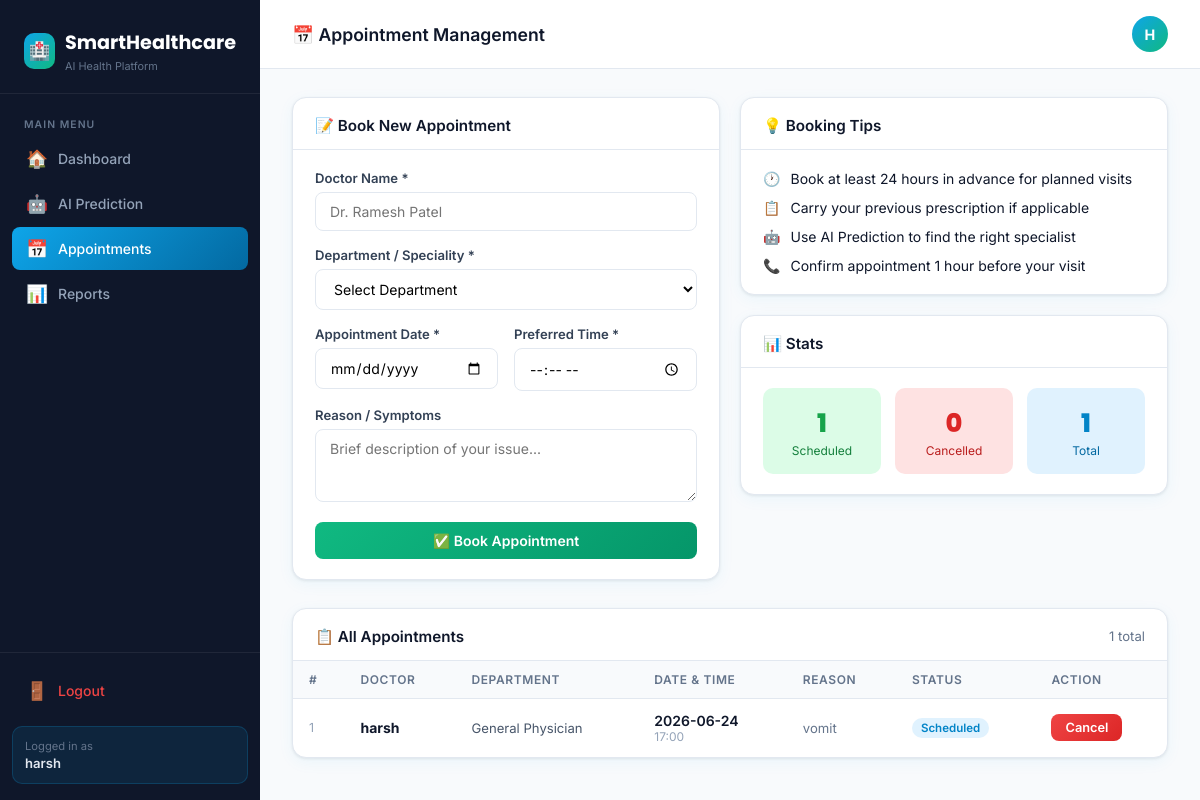
/appointment (signed in), run on the app's committed database.
### app.py (models this page shows)
class Appointment(db.Model):
    id          = db.Column(db.Integer, primary_key=True)
    user_id     = db.Column(db.Integer, db.ForeignKey('user.id'))
    doctor_name = db.Column(db.String(100))
    department  = db.Column(db.String(100))
    date        = db.Column(db.String(20))
    time        = db.Column(db.String(20))
    reason      = db.Column(db.String(300))
    status      = db.Column(db.String(20), default='Scheduled')
    created_at  = db.Column(db.DateTime, default=datetime.utcnow)

### app.py (the view, shortened to what this page needs)
@app.route('/appointment', methods=['GET','POST'])
@login_required
def appointment():
    apts = Appointment.query.filter_by(user_id=session['user_id']).order_by(Appointment.created_at.desc()).all()
    return render_template('appointment.html', appointments=apts)

### app.py (called while the page is built)
def login_required(f):
    from functools import wraps
    @wraps(f)
    def decorated(*args, **kwargs):
        if 'user_id' not in session:
            flash('Please login first.', 'warning')
            return redirect(url_for('login'))
        return f(*args, **kwargs)
    return decorated

### templates/appointment.html (shortened to what this page needs)
<!DOCTYPE html>
<html lang="en">
<head>
<link rel="stylesheet" href="{{ url_for('static', filename='css/style.css') }}">
</head>
<body>
<div class="layout">
  {% include '_sidebar.html' %}
  <div class="main-content">
    <div class="topbar">
      <div class="topbar-title">📅 Appointment Management</div>
      <div class="topbar-right">
        <div class="user-avatar">{{ session.user_name[0].upper() }}</div>
      </div>
    </div>
    <div class="page-content">
      <div class="grid-2">
        <div class="card">
          <div class="card-header">
            <span class="card-title">📝 Book New Appointment</span>
          </div>
          <div class="card-body">
            <form method="POST">
              <div class="form-group">
                <label class="form-label">Doctor Name *</label>
                <input type="text" name="doctor_name" class="form-control" placeholder="Dr. Ramesh Patel" required>
              </div>
              <div class="form-group">
                <label class="form-label">Department / Speciality *</label>
                <select name="department" class="form-control" required>
                  <option value="">Select Department</option>
                </select>
              </div>
              <div class="form-row">
                <div class="form-group">
                  <label class="form-label">Appointment Date *</label>
                  <input type="date" name="date" class="form-control" required>
                </div>
                <div class="form-group">
                  <label class="form-label">Preferred Time *</label>
                  <input type="time" name="time" class="form-control" required>
                </div>
              </div>
              <div class="form-group">
                <label class="form-label">Reason / Symptoms</label>
                <textarea name="reason" class="form-control" rows="3" placeholder="Brief description of your issue..."></textarea>
              </div>
              <button type="submit" class="btn btn-success btn-block">
                ✅ Book Appointment
              </button>
            </form>
          </div>
        </div>
        <div>
          <div class="card mb-3">
            <div class="card-header"><span class="card-title">💡 Booking Tips</span></div>
            <div class="card-body">
              <ul style="list-style:none;display:flex;flex-direction:column;gap:12px">
                <li style="display:flex;gap:10px;font-size:.875rem">
                  <span>🕐</span> Book at least 24 hours in advance for planned visits
                </li>
                <li style="display:flex;gap:10px;font-size:.875rem">
                  <span>📋</span> Carry your previous prescription if applicable
                </li>
                <li style="display:flex;gap:10px;font-size:.875rem">
                  <span>🤖</span> Use AI Prediction to find the right specialist
                </li>
                <li style="display:flex;gap:10px;font-size:.875rem">
                  <span>📞</span> Confirm appointment 1 hour before your visit
                </li>
              </ul>
            </div>
          </div>
          <div class="card">
            <div class="card-header"><span class="card-title">📊 Stats</span></div>
            <div class="card-body">
              {% set sched = appointments|selectattr('status','equalto','Scheduled')|list|length %}
              {% set canc  = appointments|selectattr('status','equalto','Cancelled')|list|length %}
              <div style="display:flex;gap:14px;flex-wrap:wrap">
                <div style="flex:1;background:#dcfce7;border-radius:10px;padding:16px;text-align:center">
                  <div style="font-size:1.6rem;font-weight:800;color:#16a34a;font-family:Poppins">{{ sched }}</div>
                  <div style="font-size:.75rem;color:#15803d">Scheduled</div>
                </div>
                <div style="flex:1;background:#fee2e2;border-radius:10px;padding:16px;text-align:center">
                  <div style="font-size:1.6rem;font-weight:800;color:#dc2626;font-family:Poppins">{{ canc }}</div>
                  <div style="font-size:.75rem;color:#b91c1c">Cancelled</div>
                </div>
                <div style="flex:1;background:#e0f2fe;border-radius:10px;padding:16px;text-align:center">
                  <div style="font-size:1.6rem;font-weight:800;color:#0284c7;font-family:Poppins">{{ appointments|length }}</div>
                  <div style="font-size:.75rem;color:#0369a1">Total</div>
                </div>
              </div>
            </div>
          </div>
        </div>
      </div>
      <div class="card mt-4">
        <div class="card-header">
          <span class="card-title">📋 All Appointments</span>
          <span style="font-size:.82rem;color:#64748b">{{ appointments|length }} total</span>
        </div>
        <div class="card-body" style="padding:0">
          {% if appointments %}
          <div class="table-wrap">
            <table>
              <thead>
                <tr>
                  <th>#</th>
                  <th>Doctor</th>
                  <th>Department</th>
                  <th>Date & Time</th>
                  <th>Reason</th>
                  <th>Status</th>
                  <th>Action</th>
                </tr>
              </thead>
              <tbody>
              {% for a in appointments %}
              <tr>
                <td style="color:#94a3b8;font-size:.78rem">{{ loop.index }}</td>
                <td><strong>{{ a.doctor_name }}</strong></td>
                <td style="font-size:.82rem;color:#475569">{{ a.department }}</td>
                <td>
                  <div style="font-weight:600;font-size:.875rem">{{ a.date }}</div>
                  <div style="font-size:.75rem;color:#94a3b8">{{ a.time }}</div>
                </td>
                <td style="font-size:.82rem;color:#64748b;max-width:180px">{{ a.reason or '—' }}</td>
                <td><span class="badge badge-{{ a.status.lower() }}">{{ a.status }}</span></td>
                <td>
                  {% if a.status == 'Scheduled' %}
                  <a href="{{ url_for('cancel_appointment', apt_id=a.id) }}"
                     onclick="return confirm('Cancel this appointment?')"
                     class="btn btn-danger btn-sm">Cancel</a>
                  {% else %}
                  <span style="color:#94a3b8;font-size:.8rem">—</span>
                  {% endif %}
                </td>
              </tr>
              {% endfor %}
              </tbody>
            </table>
          </div>
          {% else %}
          <div style="padding:48px;text-align:center;color:#94a3b8">
            <div style="font-size:3rem">📅</div>
            <p style="margin-top:12px;font-size:.9rem">No appointments yet</p>
            <p style="font-size:.82rem;margin-top:6px">Book your first appointment using the form above</p>
          </div>
          {% endif %}
        </div>
      </div>
    </div>
  </div>
</div>
</body>
</html>

### templates/_sidebar.html
<div class="sidebar">
  <div class="sidebar-brand">
    <div class="logo">
      <div class="logo-icon">🏥</div>
      <div>
        SmartHealthcare
        <small>AI Health Platform</small>
      </div>
    </div>
  </div>
  <nav class="sidebar-nav">
    <div class="nav-label">Main Menu</div>
    <a href="{{ url_for('dashboard') }}" class="nav-item {% if request.endpoint == 'dashboard' %}active{% endif %}">
      <span class="icon">🏠</span> Dashboard
    </a>
    <a href="{{ url_for('prediction') }}" class="nav-item {% if request.endpoint == 'prediction' %}active{% endif %}">
      <span class="icon">🤖</span> AI Prediction
    </a>
    <a href="{{ url_for('appointment') }}" class="nav-item {% if request.endpoint == 'appointment' %}active{% endif %}">
      <span class="icon">📅</span> Appointments
    </a>
    <a href="{{ url_for('reports') }}" class="nav-item {% if request.endpoint == 'reports' %}active{% endif %}">
      <span class="icon">📊</span> Reports
    </a>
  </nav>
  <div class="sidebar-footer">
    <a href="{{ url_for('logout') }}" class="nav-item" style="color:#ef4444">
      <span class="icon">🚪</span> Logout
    </a>
    <div style="margin-top:14px;padding:12px;background:rgba(14,165,233,.1);border-radius:10px;border:1px solid rgba(14,165,233,.2)">
      <div style="font-size:.7rem;color:#64748b">Logged in as</div>
      <div style="font-size:.82rem;font-weight:600;color:#e2e8f0;margin-top:2px">{{ session.user_name }}</div>
    </div>
  </div>
</div>

### data on the page
Appointment: user_name "harsh", doctor_name "harsh", department "General Physician", date "2026-06-24", time "17:00", reason "vomit", status "Scheduled"

### other printed values
{{ session.user_name[0].upper() }} "H"
{{ sched }} "1"
{{ canc }} "0"
{{ appointments|length }} "1"
